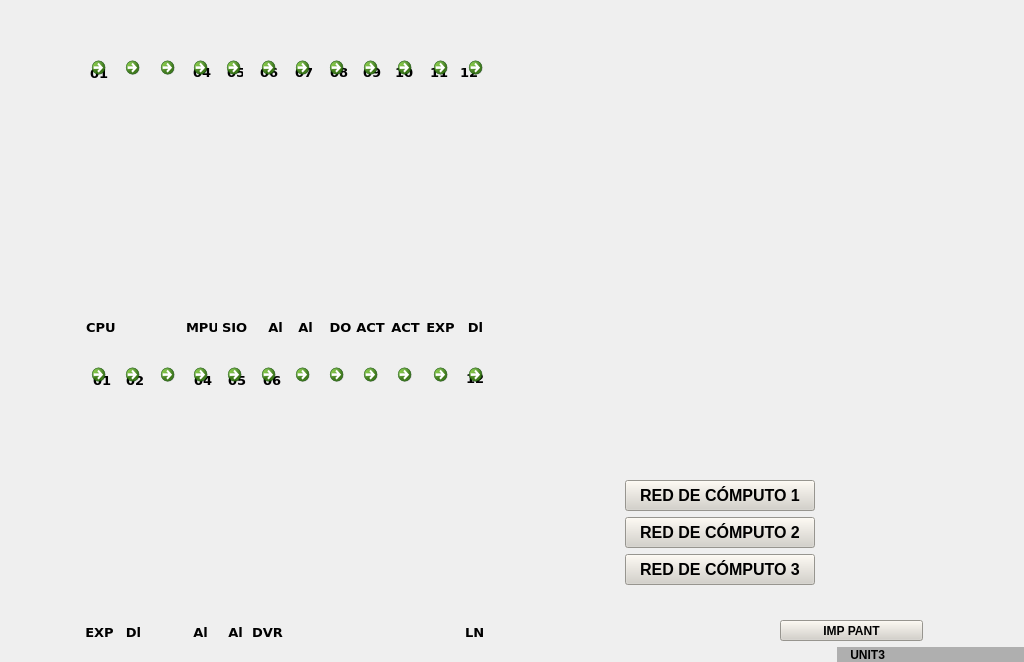
<?xml version="1.0" encoding="UTF-8"?>
<ui version="4.0">
 <class>D1</class>
 <widget class="QWidget" name="D1">
  <property name="geometry">
   <rect>
    <x>0</x>
    <y>0</y>
    <width>1024</width>
    <height>662</height>
   </rect>
  </property>
  <property name="windowTitle">
   <string>D1</string>
  </property>
  <property name="styleSheet">
   <string notr="true"/>
  </property>
  <widget class="QLabel" name="lbIMGFondo">
   <property name="geometry">
    <rect>
     <x>0</x>
     <y>0</y>
     <width>1024</width>
     <height>664</height>
    </rect>
   </property>
   <property name="text">
    <string/>
   </property>
   <property name="pixmap">
    <pixmap resource="../Resources.qrc">:/Resources/PNG/D1.png</pixmap>
   </property>
   <property name="scaledContents">
    <bool>true</bool>
   </property>
  </widget>
  <widget class="QLabel" name="lbInd_1">
   <property name="geometry">
    <rect>
     <x>90</x>
     <y>63</y>
     <width>21</width>
     <height>21</height>
    </rect>
   </property>
   <property name="font">
    <font>
     <family>Verdana</family>
     <pointsize>10</pointsize>
     <weight>75</weight>
     <bold>true</bold>
    </font>
   </property>
   <property name="styleSheet">
    <string notr="true">background-color: rgba(255, 255, 255, 0);</string>
   </property>
   <property name="text">
    <string>01</string>
   </property>
  </widget>
  <widget class="QLabel" name="lbInd_2">
   <property name="geometry">
    <rect>
     <x>193</x>
     <y>62</y>
     <width>21</width>
     <height>21</height>
    </rect>
   </property>
   <property name="font">
    <font>
     <family>Verdana</family>
     <pointsize>10</pointsize>
     <weight>75</weight>
     <bold>true</bold>
    </font>
   </property>
   <property name="styleSheet">
    <string notr="true">background-color: rgba(255, 255, 255, 0);</string>
   </property>
   <property name="text">
    <string>04</string>
   </property>
  </widget>
  <widget class="QLabel" name="lbInd_3">
   <property name="geometry">
    <rect>
     <x>227</x>
     <y>62</y>
     <width>16</width>
     <height>21</height>
    </rect>
   </property>
   <property name="font">
    <font>
     <family>Verdana</family>
     <pointsize>10</pointsize>
     <weight>75</weight>
     <bold>true</bold>
    </font>
   </property>
   <property name="styleSheet">
    <string notr="true">background-color: rgba(255, 255, 255, 0);</string>
   </property>
   <property name="text">
    <string>05</string>
   </property>
  </widget>
  <widget class="QLabel" name="lbInd_4">
   <property name="geometry">
    <rect>
     <x>260</x>
     <y>62</y>
     <width>21</width>
     <height>21</height>
    </rect>
   </property>
   <property name="font">
    <font>
     <family>Verdana</family>
     <pointsize>10</pointsize>
     <weight>75</weight>
     <bold>true</bold>
    </font>
   </property>
   <property name="styleSheet">
    <string notr="true">background-color: rgba(255, 255, 255, 0);</string>
   </property>
   <property name="text">
    <string>06</string>
   </property>
  </widget>
  <widget class="QLabel" name="lbInd_5">
   <property name="geometry">
    <rect>
     <x>295</x>
     <y>62</y>
     <width>21</width>
     <height>21</height>
    </rect>
   </property>
   <property name="font">
    <font>
     <family>Verdana</family>
     <pointsize>10</pointsize>
     <weight>75</weight>
     <bold>true</bold>
    </font>
   </property>
   <property name="styleSheet">
    <string notr="true">background-color: rgba(255, 255, 255, 0);</string>
   </property>
   <property name="text">
    <string>07</string>
   </property>
  </widget>
  <widget class="QLabel" name="lbInd_6">
   <property name="geometry">
    <rect>
     <x>330</x>
     <y>62</y>
     <width>21</width>
     <height>21</height>
    </rect>
   </property>
   <property name="font">
    <font>
     <family>Verdana</family>
     <pointsize>10</pointsize>
     <weight>75</weight>
     <bold>true</bold>
    </font>
   </property>
   <property name="styleSheet">
    <string notr="true">background-color: rgba(255, 255, 255, 0);</string>
   </property>
   <property name="text">
    <string>08</string>
   </property>
  </widget>
  <widget class="QLabel" name="lbInd_7">
   <property name="geometry">
    <rect>
     <x>363</x>
     <y>62</y>
     <width>21</width>
     <height>21</height>
    </rect>
   </property>
   <property name="font">
    <font>
     <family>Verdana</family>
     <pointsize>10</pointsize>
     <weight>75</weight>
     <bold>true</bold>
    </font>
   </property>
   <property name="styleSheet">
    <string notr="true">background-color: rgba(255, 255, 255, 0);</string>
   </property>
   <property name="text">
    <string>09</string>
   </property>
  </widget>
  <widget class="QLabel" name="lbInd_8">
   <property name="geometry">
    <rect>
     <x>395</x>
     <y>62</y>
     <width>21</width>
     <height>21</height>
    </rect>
   </property>
   <property name="font">
    <font>
     <family>Verdana</family>
     <pointsize>10</pointsize>
     <weight>75</weight>
     <bold>true</bold>
    </font>
   </property>
   <property name="styleSheet">
    <string notr="true">background-color: rgba(255, 255, 255, 0);</string>
   </property>
   <property name="text">
    <string>10</string>
   </property>
  </widget>
  <widget class="QLabel" name="lbInd_9">
   <property name="geometry">
    <rect>
     <x>430</x>
     <y>62</y>
     <width>21</width>
     <height>21</height>
    </rect>
   </property>
   <property name="font">
    <font>
     <family>Verdana</family>
     <pointsize>10</pointsize>
     <weight>75</weight>
     <bold>true</bold>
    </font>
   </property>
   <property name="styleSheet">
    <string notr="true">background-color: rgba(255, 255, 255, 0);</string>
   </property>
   <property name="text">
    <string>11</string>
   </property>
  </widget>
  <widget class="QLabel" name="lbInd_10">
   <property name="geometry">
    <rect>
     <x>460</x>
     <y>62</y>
     <width>21</width>
     <height>21</height>
    </rect>
   </property>
   <property name="font">
    <font>
     <family>Verdana</family>
     <pointsize>10</pointsize>
     <weight>75</weight>
     <bold>true</bold>
    </font>
   </property>
   <property name="styleSheet">
    <string notr="true">background-color: rgba(255, 255, 255, 0);</string>
   </property>
   <property name="text">
    <string>12</string>
   </property>
  </widget>
  <widget class="QLabel" name="lbInd_11">
   <property name="geometry">
    <rect>
     <x>86</x>
     <y>317</y>
     <width>31</width>
     <height>21</height>
    </rect>
   </property>
   <property name="font">
    <font>
     <family>Verdana</family>
     <pointsize>10</pointsize>
     <weight>75</weight>
     <bold>true</bold>
    </font>
   </property>
   <property name="styleSheet">
    <string notr="true">background-color: rgba(255, 255, 255, 0);</string>
   </property>
   <property name="text">
    <string>CPU</string>
   </property>
  </widget>
  <widget class="QLabel" name="lbInd_12">
   <property name="geometry">
    <rect>
     <x>186</x>
     <y>317</y>
     <width>31</width>
     <height>21</height>
    </rect>
   </property>
   <property name="font">
    <font>
     <family>Verdana</family>
     <pointsize>10</pointsize>
     <weight>75</weight>
     <bold>true</bold>
    </font>
   </property>
   <property name="styleSheet">
    <string notr="true">background-color: rgba(255, 255, 255, 0);</string>
   </property>
   <property name="text">
    <string>MPU</string>
   </property>
  </widget>
  <widget class="QLabel" name="lbInd_13">
   <property name="geometry">
    <rect>
     <x>222</x>
     <y>317</y>
     <width>31</width>
     <height>21</height>
    </rect>
   </property>
   <property name="font">
    <font>
     <family>Verdana</family>
     <pointsize>10</pointsize>
     <weight>75</weight>
     <bold>true</bold>
    </font>
   </property>
   <property name="styleSheet">
    <string notr="true">background-color: rgba(255, 255, 255, 0);</string>
   </property>
   <property name="text">
    <string>SIO</string>
   </property>
  </widget>
  <widget class="QLabel" name="lbInd_14">
   <property name="geometry">
    <rect>
     <x>260</x>
     <y>317</y>
     <width>31</width>
     <height>21</height>
    </rect>
   </property>
   <property name="font">
    <font>
     <family>Verdana</family>
     <pointsize>10</pointsize>
     <weight>75</weight>
     <bold>true</bold>
    </font>
   </property>
   <property name="styleSheet">
    <string notr="true">background-color: rgba(255, 255, 255, 0);</string>
   </property>
   <property name="text">
    <string>Al</string>
   </property>
   <property name="alignment">
    <set>Qt::AlignCenter</set>
   </property>
  </widget>
  <widget class="QLabel" name="lbInd_15">
   <property name="geometry">
    <rect>
     <x>290</x>
     <y>317</y>
     <width>31</width>
     <height>21</height>
    </rect>
   </property>
   <property name="font">
    <font>
     <family>Verdana</family>
     <pointsize>10</pointsize>
     <weight>75</weight>
     <bold>true</bold>
    </font>
   </property>
   <property name="styleSheet">
    <string notr="true">background-color: rgba(255, 255, 255, 0);</string>
   </property>
   <property name="text">
    <string>Al</string>
   </property>
   <property name="alignment">
    <set>Qt::AlignCenter</set>
   </property>
  </widget>
  <widget class="QLabel" name="lbInd_16">
   <property name="geometry">
    <rect>
     <x>325</x>
     <y>317</y>
     <width>31</width>
     <height>21</height>
    </rect>
   </property>
   <property name="font">
    <font>
     <family>Verdana</family>
     <pointsize>10</pointsize>
     <weight>75</weight>
     <bold>true</bold>
    </font>
   </property>
   <property name="styleSheet">
    <string notr="true">background-color: rgba(255, 255, 255, 0);</string>
   </property>
   <property name="text">
    <string>DO</string>
   </property>
   <property name="alignment">
    <set>Qt::AlignCenter</set>
   </property>
  </widget>
  <widget class="QLabel" name="lbInd_17">
   <property name="geometry">
    <rect>
     <x>355</x>
     <y>317</y>
     <width>31</width>
     <height>21</height>
    </rect>
   </property>
   <property name="font">
    <font>
     <family>Verdana</family>
     <pointsize>10</pointsize>
     <weight>75</weight>
     <bold>true</bold>
    </font>
   </property>
   <property name="styleSheet">
    <string notr="true">background-color: rgba(255, 255, 255, 0);</string>
   </property>
   <property name="text">
    <string>ACT</string>
   </property>
   <property name="alignment">
    <set>Qt::AlignCenter</set>
   </property>
  </widget>
  <widget class="QLabel" name="lbInd_18">
   <property name="geometry">
    <rect>
     <x>390</x>
     <y>317</y>
     <width>31</width>
     <height>21</height>
    </rect>
   </property>
   <property name="font">
    <font>
     <family>Verdana</family>
     <pointsize>10</pointsize>
     <weight>75</weight>
     <bold>true</bold>
    </font>
   </property>
   <property name="styleSheet">
    <string notr="true">background-color: rgba(255, 255, 255, 0);</string>
   </property>
   <property name="text">
    <string>ACT</string>
   </property>
   <property name="alignment">
    <set>Qt::AlignCenter</set>
   </property>
  </widget>
  <widget class="QLabel" name="lbInd_19">
   <property name="geometry">
    <rect>
     <x>425</x>
     <y>317</y>
     <width>31</width>
     <height>21</height>
    </rect>
   </property>
   <property name="font">
    <font>
     <family>Verdana</family>
     <pointsize>10</pointsize>
     <weight>75</weight>
     <bold>true</bold>
    </font>
   </property>
   <property name="styleSheet">
    <string notr="true">background-color: rgba(255, 255, 255, 0);</string>
   </property>
   <property name="text">
    <string>EXP</string>
   </property>
   <property name="alignment">
    <set>Qt::AlignCenter</set>
   </property>
  </widget>
  <widget class="QLabel" name="lbInd_20">
   <property name="geometry">
    <rect>
     <x>460</x>
     <y>317</y>
     <width>31</width>
     <height>21</height>
    </rect>
   </property>
   <property name="font">
    <font>
     <family>Verdana</family>
     <pointsize>10</pointsize>
     <weight>75</weight>
     <bold>true</bold>
    </font>
   </property>
   <property name="styleSheet">
    <string notr="true">background-color: rgba(255, 255, 255, 0);</string>
   </property>
   <property name="text">
    <string>Dl</string>
   </property>
   <property name="alignment">
    <set>Qt::AlignCenter</set>
   </property>
  </widget>
  <widget class="QLabel" name="lbInd_21">
   <property name="geometry">
    <rect>
     <x>93</x>
     <y>370</y>
     <width>31</width>
     <height>21</height>
    </rect>
   </property>
   <property name="font">
    <font>
     <family>Verdana</family>
     <pointsize>10</pointsize>
     <weight>75</weight>
     <bold>true</bold>
    </font>
   </property>
   <property name="styleSheet">
    <string notr="true">background-color: rgba(255, 255, 255, 0);</string>
   </property>
   <property name="text">
    <string>01</string>
   </property>
  </widget>
  <widget class="QLabel" name="lbInd_22">
   <property name="geometry">
    <rect>
     <x>126</x>
     <y>370</y>
     <width>31</width>
     <height>21</height>
    </rect>
   </property>
   <property name="font">
    <font>
     <family>Verdana</family>
     <pointsize>10</pointsize>
     <weight>75</weight>
     <bold>true</bold>
    </font>
   </property>
   <property name="styleSheet">
    <string notr="true">background-color: rgba(255, 255, 255, 0);</string>
   </property>
   <property name="text">
    <string>02</string>
   </property>
  </widget>
  <widget class="QLabel" name="lbInd_23">
   <property name="geometry">
    <rect>
     <x>194</x>
     <y>370</y>
     <width>31</width>
     <height>21</height>
    </rect>
   </property>
   <property name="font">
    <font>
     <family>Verdana</family>
     <pointsize>10</pointsize>
     <weight>75</weight>
     <bold>true</bold>
    </font>
   </property>
   <property name="styleSheet">
    <string notr="true">background-color: rgba(255, 255, 255, 0);</string>
   </property>
   <property name="text">
    <string>04</string>
   </property>
  </widget>
  <widget class="QLabel" name="lbInd_24">
   <property name="geometry">
    <rect>
     <x>228</x>
     <y>370</y>
     <width>31</width>
     <height>20</height>
    </rect>
   </property>
   <property name="font">
    <font>
     <family>Verdana</family>
     <pointsize>10</pointsize>
     <weight>75</weight>
     <bold>true</bold>
    </font>
   </property>
   <property name="styleSheet">
    <string notr="true">background-color: rgba(255, 255, 255, 0);</string>
   </property>
   <property name="text">
    <string>05</string>
   </property>
  </widget>
  <widget class="QLabel" name="lbInd_25">
   <property name="geometry">
    <rect>
     <x>263</x>
     <y>370</y>
     <width>31</width>
     <height>20</height>
    </rect>
   </property>
   <property name="font">
    <font>
     <family>Verdana</family>
     <pointsize>10</pointsize>
     <weight>75</weight>
     <bold>true</bold>
    </font>
   </property>
   <property name="styleSheet">
    <string notr="true">background-color: rgba(255, 255, 255, 0);</string>
   </property>
   <property name="text">
    <string>06</string>
   </property>
  </widget>
  <widget class="QLabel" name="lbInd_26">
   <property name="geometry">
    <rect>
     <x>466</x>
     <y>368</y>
     <width>31</width>
     <height>20</height>
    </rect>
   </property>
   <property name="font">
    <font>
     <family>Verdana</family>
     <pointsize>10</pointsize>
     <weight>75</weight>
     <bold>true</bold>
    </font>
   </property>
   <property name="styleSheet">
    <string notr="true">background-color: rgba(255, 255, 255, 0);</string>
   </property>
   <property name="text">
    <string>12</string>
   </property>
  </widget>
  <widget class="QLabel" name="lbInd_27">
   <property name="geometry">
    <rect>
     <x>84</x>
     <y>622</y>
     <width>31</width>
     <height>20</height>
    </rect>
   </property>
   <property name="font">
    <font>
     <family>Verdana</family>
     <pointsize>10</pointsize>
     <weight>75</weight>
     <bold>true</bold>
    </font>
   </property>
   <property name="styleSheet">
    <string notr="true">background-color: rgba(255, 255, 255, 0);</string>
   </property>
   <property name="text">
    <string>EXP</string>
   </property>
   <property name="alignment">
    <set>Qt::AlignCenter</set>
   </property>
  </widget>
  <widget class="QLabel" name="lbInd_28">
   <property name="geometry">
    <rect>
     <x>118</x>
     <y>622</y>
     <width>31</width>
     <height>20</height>
    </rect>
   </property>
   <property name="font">
    <font>
     <family>Verdana</family>
     <pointsize>10</pointsize>
     <weight>75</weight>
     <bold>true</bold>
    </font>
   </property>
   <property name="styleSheet">
    <string notr="true">background-color: rgba(255, 255, 255, 0);</string>
   </property>
   <property name="text">
    <string>Dl</string>
   </property>
   <property name="alignment">
    <set>Qt::AlignCenter</set>
   </property>
  </widget>
  <widget class="QLabel" name="lbInd_29">
   <property name="geometry">
    <rect>
     <x>185</x>
     <y>622</y>
     <width>31</width>
     <height>20</height>
    </rect>
   </property>
   <property name="font">
    <font>
     <family>Verdana</family>
     <pointsize>10</pointsize>
     <weight>75</weight>
     <bold>true</bold>
    </font>
   </property>
   <property name="styleSheet">
    <string notr="true">background-color: rgba(255, 255, 255, 0);</string>
   </property>
   <property name="text">
    <string>Al</string>
   </property>
   <property name="alignment">
    <set>Qt::AlignCenter</set>
   </property>
  </widget>
  <widget class="QLabel" name="lbInd_30">
   <property name="geometry">
    <rect>
     <x>220</x>
     <y>622</y>
     <width>31</width>
     <height>20</height>
    </rect>
   </property>
   <property name="font">
    <font>
     <family>Verdana</family>
     <pointsize>10</pointsize>
     <weight>75</weight>
     <bold>true</bold>
    </font>
   </property>
   <property name="styleSheet">
    <string notr="true">background-color: rgba(255, 255, 255, 0);</string>
   </property>
   <property name="text">
    <string>Al</string>
   </property>
   <property name="alignment">
    <set>Qt::AlignCenter</set>
   </property>
  </widget>
  <widget class="QLabel" name="lbInd_31">
   <property name="geometry">
    <rect>
     <x>252</x>
     <y>622</y>
     <width>31</width>
     <height>20</height>
    </rect>
   </property>
   <property name="font">
    <font>
     <family>Verdana</family>
     <pointsize>10</pointsize>
     <weight>75</weight>
     <bold>true</bold>
    </font>
   </property>
   <property name="styleSheet">
    <string notr="true">background-color: rgba(255, 255, 255, 0);</string>
   </property>
   <property name="text">
    <string>DVR</string>
   </property>
   <property name="alignment">
    <set>Qt::AlignCenter</set>
   </property>
  </widget>
  <widget class="QLabel" name="lbInd_32">
   <property name="geometry">
    <rect>
     <x>465</x>
     <y>622</y>
     <width>31</width>
     <height>20</height>
    </rect>
   </property>
   <property name="font">
    <font>
     <family>Verdana</family>
     <pointsize>10</pointsize>
     <weight>75</weight>
     <bold>true</bold>
    </font>
   </property>
   <property name="styleSheet">
    <string notr="true">background-color: rgba(255, 255, 255, 0);</string>
   </property>
   <property name="text">
    <string>LN</string>
   </property>
  </widget>
  <widget class="AWMultiObject" name="WCuadrado_1">
   <property name="geometry">
    <rect>
     <x>92</x>
     <y>490</y>
     <width>25</width>
     <height>25</height>
    </rect>
   </property>
   <property name="id">
    <string>p_Fix32_THISNODE_SDNGEN033_F_CV</string>
   </property>
   <property name="ElementType">
    <enum>AWMultiObject::SQUARE</enum>
   </property>
   <property name="OnColor">
    <enum>AWMultiObject::Grey</enum>
   </property>
   <property name="OffColor">
    <enum>AWMultiObject::Green</enum>
   </property>
  </widget>
  <widget class="AWMultiObject" name="WCuadrado_2">
   <property name="geometry">
    <rect>
     <x>190</x>
     <y>490</y>
     <width>25</width>
     <height>25</height>
    </rect>
   </property>
   <property name="id">
    <string>p_Fix32_THISNODE_SDNGEN031_F_CV</string>
   </property>
   <property name="ElementType">
    <enum>AWMultiObject::SQUARE</enum>
   </property>
   <property name="OnColor">
    <enum>AWMultiObject::Grey</enum>
   </property>
   <property name="OffColor">
    <enum>AWMultiObject::Green</enum>
   </property>
  </widget>
  <widget class="AWMultiObject" name="WCuadrado_3">
   <property name="geometry">
    <rect>
     <x>225</x>
     <y>490</y>
     <width>25</width>
     <height>25</height>
    </rect>
   </property>
   <property name="id">
    <string>p_Fix32_THISNODE_SDNGEN031_F_CV</string>
   </property>
   <property name="ElementType">
    <enum>AWMultiObject::SQUARE</enum>
   </property>
   <property name="OnColor">
    <enum>AWMultiObject::Grey</enum>
   </property>
   <property name="OffColor">
    <enum>AWMultiObject::Green</enum>
   </property>
  </widget>
  <widget class="AWMultiObject" name="WCuadrado_4">
   <property name="geometry">
    <rect>
     <x>260</x>
     <y>490</y>
     <width>25</width>
     <height>25</height>
    </rect>
   </property>
   <property name="id">
    <string>p_Fix32_THISNODE_SDNGEN034_F_CV</string>
   </property>
   <property name="ElementType">
    <enum>AWMultiObject::SQUARE</enum>
   </property>
   <property name="OnColor">
    <enum>AWMultiObject::Grey</enum>
   </property>
   <property name="OffColor">
    <enum>AWMultiObject::Green</enum>
   </property>
  </widget>
  <widget class="AWMultiObject" name="WCuadrado_5">
   <property name="geometry">
    <rect>
     <x>190</x>
     <y>193</y>
     <width>25</width>
     <height>25</height>
    </rect>
   </property>
   <property name="id">
    <string>p_Fix32_THISNODE_SDNGEN030_F_CV</string>
   </property>
   <property name="ElementType">
    <enum>AWMultiObject::SQUARE</enum>
   </property>
   <property name="OnColor">
    <enum>AWMultiObject::Grey</enum>
   </property>
   <property name="OffColor">
    <enum>AWMultiObject::Green</enum>
   </property>
  </widget>
  <widget class="AWMultiObject" name="WCuadrado_7">
   <property name="geometry">
    <rect>
     <x>225</x>
     <y>193</y>
     <width>25</width>
     <height>25</height>
    </rect>
   </property>
   <property name="id">
    <string/>
   </property>
   <property name="ElementType">
    <enum>AWMultiObject::SQUARE</enum>
   </property>
   <property name="OnColor">
    <enum>AWMultiObject::Grey</enum>
   </property>
   <property name="OffColor">
    <enum>AWMultiObject::Green</enum>
   </property>
  </widget>
  <widget class="AWMultiObject" name="WCuadrado_8">
   <property name="geometry">
    <rect>
     <x>259</x>
     <y>193</y>
     <width>25</width>
     <height>25</height>
    </rect>
   </property>
   <property name="id">
    <string>p_Fix32_THISNODE_SDNGEN031_F_CV</string>
   </property>
   <property name="ElementType">
    <enum>AWMultiObject::SQUARE</enum>
   </property>
   <property name="OnColor">
    <enum>AWMultiObject::Grey</enum>
   </property>
   <property name="OffColor">
    <enum>AWMultiObject::Green</enum>
   </property>
  </widget>
  <widget class="AWMultiObject" name="WCuadrado_9">
   <property name="geometry">
    <rect>
     <x>294</x>
     <y>193</y>
     <width>25</width>
     <height>25</height>
    </rect>
   </property>
   <property name="id">
    <string>p_Fix32_THISNODE_SDNGEN032_F_CV</string>
   </property>
   <property name="ElementType">
    <enum>AWMultiObject::SQUARE</enum>
   </property>
   <property name="OnColor">
    <enum>AWMultiObject::Grey</enum>
   </property>
   <property name="OffColor">
    <enum>AWMultiObject::Green</enum>
   </property>
  </widget>
  <widget class="AWMultiObject" name="WCuadrado_10">
   <property name="geometry">
    <rect>
     <x>327</x>
     <y>193</y>
     <width>25</width>
     <height>25</height>
    </rect>
   </property>
   <property name="id">
    <string>p_Fix32_THISNODE_SDNGEN033_F_CV</string>
   </property>
   <property name="ElementType">
    <enum>AWMultiObject::SQUARE</enum>
   </property>
   <property name="OnColor">
    <enum>AWMultiObject::Grey</enum>
   </property>
   <property name="OffColor">
    <enum>AWMultiObject::Green</enum>
   </property>
  </widget>
  <widget class="AWMultiObject" name="WCuadrado_11">
   <property name="geometry">
    <rect>
     <x>363</x>
     <y>193</y>
     <width>25</width>
     <height>25</height>
    </rect>
   </property>
   <property name="id">
    <string>p_Fix32_THISNODE_SDNGEN034_F_CV </string>
   </property>
   <property name="ElementType">
    <enum>AWMultiObject::SQUARE</enum>
   </property>
   <property name="OnColor">
    <enum>AWMultiObject::Grey</enum>
   </property>
   <property name="OffColor">
    <enum>AWMultiObject::Green</enum>
   </property>
  </widget>
  <widget class="AWMultiObject" name="WCuadrado_12">
   <property name="geometry">
    <rect>
     <x>397</x>
     <y>193</y>
     <width>25</width>
     <height>25</height>
    </rect>
   </property>
   <property name="id">
    <string>p_Fix32_THISNODE_SDNGEN035_F_CV</string>
   </property>
   <property name="ElementType">
    <enum>AWMultiObject::SQUARE</enum>
   </property>
   <property name="OnColor">
    <enum>AWMultiObject::Grey</enum>
   </property>
   <property name="OffColor">
    <enum>AWMultiObject::Green</enum>
   </property>
  </widget>
  <widget class="AWMultiObject" name="WCuadrado_13">
   <property name="geometry">
    <rect>
     <x>464</x>
     <y>193</y>
     <width>25</width>
     <height>25</height>
    </rect>
   </property>
   <property name="id">
    <string>p_Fix32_THISNODE_SDNGEN036_F_CV</string>
   </property>
   <property name="ElementType">
    <enum>AWMultiObject::SQUARE</enum>
   </property>
   <property name="OnColor">
    <enum>AWMultiObject::Grey</enum>
   </property>
   <property name="OffColor">
    <enum>AWMultiObject::Green</enum>
   </property>
  </widget>
  <widget class="AWMultiObject" name="WCuadrado_14">
   <property name="geometry">
    <rect>
     <x>460</x>
     <y>400</y>
     <width>25</width>
     <height>25</height>
    </rect>
   </property>
   <property name="ElementType">
    <enum>AWMultiObject::SQUARE</enum>
   </property>
   <property name="OnColor">
    <enum>AWMultiObject::Grey</enum>
   </property>
   <property name="OffColor">
    <enum>AWMultiObject::Blue</enum>
   </property>
  </widget>
  <widget class="AWMultiObject" name="WCuadrado_15">
   <property name="geometry">
    <rect>
     <x>460</x>
     <y>421</y>
     <width>25</width>
     <height>25</height>
    </rect>
   </property>
   <property name="ElementType">
    <enum>AWMultiObject::SQUARE</enum>
   </property>
   <property name="OnColor">
    <enum>AWMultiObject::Grey</enum>
   </property>
   <property name="OffColor">
    <enum>AWMultiObject::Blue</enum>
   </property>
  </widget>
  <widget class="AWMultiObject" name="WCuadrado_16">
   <property name="geometry">
    <rect>
     <x>460</x>
     <y>444</y>
     <width>25</width>
     <height>25</height>
    </rect>
   </property>
   <property name="ElementType">
    <enum>AWMultiObject::SQUARE</enum>
   </property>
   <property name="OnColor">
    <enum>AWMultiObject::Grey</enum>
   </property>
   <property name="OffColor">
    <enum>AWMultiObject::Blue</enum>
   </property>
  </widget>
  <widget class="AWMultiObject" name="WCuadrado_17">
   <property name="geometry">
    <rect>
     <x>460</x>
     <y>470</y>
     <width>25</width>
     <height>25</height>
    </rect>
   </property>
   <property name="ElementType">
    <enum>AWMultiObject::SQUARE</enum>
   </property>
   <property name="OnColor">
    <enum>AWMultiObject::Grey</enum>
   </property>
   <property name="OffColor">
    <enum>AWMultiObject::Blue</enum>
   </property>
  </widget>
  <widget class="AWMultiObject" name="WCuadrado_18">
   <property name="geometry">
    <rect>
     <x>460</x>
     <y>496</y>
     <width>25</width>
     <height>25</height>
    </rect>
   </property>
   <property name="id">
    <string>p_Fix32_THISNODE_SDNGEN039_F_CV</string>
   </property>
   <property name="ElementType">
    <enum>AWMultiObject::SQUARE</enum>
   </property>
   <property name="OnColor">
    <enum>AWMultiObject::Grey</enum>
   </property>
   <property name="OffColor">
    <enum>AWMultiObject::Green</enum>
   </property>
  </widget>
  <widget class="QPushButton" name="btnRed_1">
   <property name="geometry">
    <rect>
     <x>625</x>
     <y>480</y>
     <width>190</width>
     <height>31</height>
    </rect>
   </property>
   <property name="font">
    <font>
     <pointsize>12</pointsize>
     <weight>75</weight>
     <bold>true</bold>
    </font>
   </property>
   <property name="styleSheet">
    <string notr="true">background-color: rgb(212, 208, 200);</string>
   </property>
   <property name="text">
    <string>RED DE CÓMPUTO 1</string>
   </property>
  </widget>
  <widget class="QPushButton" name="btnRed_2">
   <property name="geometry">
    <rect>
     <x>625</x>
     <y>517</y>
     <width>190</width>
     <height>31</height>
    </rect>
   </property>
   <property name="font">
    <font>
     <pointsize>12</pointsize>
     <weight>75</weight>
     <bold>true</bold>
    </font>
   </property>
   <property name="styleSheet">
    <string notr="true">background-color: rgb(212, 208, 200);</string>
   </property>
   <property name="text">
    <string>RED DE CÓMPUTO 2</string>
   </property>
  </widget>
  <widget class="QPushButton" name="btnRed_3">
   <property name="geometry">
    <rect>
     <x>625</x>
     <y>554</y>
     <width>190</width>
     <height>31</height>
    </rect>
   </property>
   <property name="font">
    <font>
     <pointsize>12</pointsize>
     <weight>75</weight>
     <bold>true</bold>
    </font>
   </property>
   <property name="styleSheet">
    <string notr="true">background-color: rgb(212, 208, 200);</string>
   </property>
   <property name="text">
    <string>RED DE CÓMPUTO 3</string>
   </property>
  </widget>
  <widget class="QPushButton" name="btnImprimir">
   <property name="geometry">
    <rect>
     <x>780</x>
     <y>620</y>
     <width>143</width>
     <height>21</height>
    </rect>
   </property>
   <property name="font">
    <font>
     <weight>75</weight>
     <bold>true</bold>
    </font>
   </property>
   <property name="styleSheet">
    <string notr="true">background-color: rgb(212, 208, 200);</string>
   </property>
   <property name="text">
    <string>IMP PANT</string>
   </property>
  </widget>
  <widget class="QLabel" name="lbUnit3">
   <property name="geometry">
    <rect>
     <x>837</x>
     <y>647</y>
     <width>190</width>
     <height>15</height>
    </rect>
   </property>
   <property name="font">
    <font>
     <weight>75</weight>
     <bold>true</bold>
    </font>
   </property>
   <property name="styleSheet">
    <string notr="true">background-color: rgb(175, 175, 175);</string>
   </property>
   <property name="text">
    <string>    UNIT3</string>
   </property>
  </widget>
  <widget class="QCommandLinkButton" name="btind1">
   <property name="geometry">
    <rect>
     <x>84</x>
     <y>50</y>
     <width>36</width>
     <height>301</height>
    </rect>
   </property>
   <property name="text">
    <string/>
   </property>
   <property name="icon">
    <iconset resource="../Resources.qrc">
     <normaloff>:/Resources/PNG/Extras/transparente.svg</normaloff>:/Resources/PNG/Extras/transparente.svg</iconset>
   </property>
  </widget>
  <widget class="QCommandLinkButton" name="btind2">
   <property name="geometry">
    <rect>
     <x>118</x>
     <y>50</y>
     <width>36</width>
     <height>301</height>
    </rect>
   </property>
   <property name="text">
    <string/>
   </property>
   <property name="icon">
    <iconset resource="../Resources.qrc">
     <normaloff>:/Resources/PNG/Extras/transparente.svg</normaloff>:/Resources/PNG/Extras/transparente.svg</iconset>
   </property>
  </widget>
  <widget class="QCommandLinkButton" name="btind4">
   <property name="geometry">
    <rect>
     <x>186</x>
     <y>50</y>
     <width>36</width>
     <height>301</height>
    </rect>
   </property>
   <property name="text">
    <string/>
   </property>
   <property name="icon">
    <iconset resource="../Resources.qrc">
     <normaloff>:/Resources/PNG/Extras/transparente.svg</normaloff>:/Resources/PNG/Extras/transparente.svg</iconset>
   </property>
  </widget>
  <widget class="QCommandLinkButton" name="btind3">
   <property name="geometry">
    <rect>
     <x>153</x>
     <y>50</y>
     <width>36</width>
     <height>301</height>
    </rect>
   </property>
   <property name="text">
    <string/>
   </property>
   <property name="icon">
    <iconset resource="../Resources.qrc">
     <normaloff>:/Resources/PNG/Extras/transparente.svg</normaloff>:/Resources/PNG/Extras/transparente.svg</iconset>
   </property>
  </widget>
  <widget class="QCommandLinkButton" name="btind8">
   <property name="geometry">
    <rect>
     <x>322</x>
     <y>50</y>
     <width>36</width>
     <height>301</height>
    </rect>
   </property>
   <property name="text">
    <string/>
   </property>
   <property name="icon">
    <iconset resource="../Resources.qrc">
     <normaloff>:/Resources/PNG/Extras/transparente.svg</normaloff>:/Resources/PNG/Extras/transparente.svg</iconset>
   </property>
  </widget>
  <widget class="QCommandLinkButton" name="btind5">
   <property name="geometry">
    <rect>
     <x>219</x>
     <y>50</y>
     <width>36</width>
     <height>301</height>
    </rect>
   </property>
   <property name="text">
    <string/>
   </property>
   <property name="icon">
    <iconset resource="../Resources.qrc">
     <normaloff>:/Resources/PNG/Extras/transparente.svg</normaloff>:/Resources/PNG/Extras/transparente.svg</iconset>
   </property>
  </widget>
  <widget class="QCommandLinkButton" name="btind7">
   <property name="geometry">
    <rect>
     <x>288</x>
     <y>50</y>
     <width>36</width>
     <height>301</height>
    </rect>
   </property>
   <property name="text">
    <string/>
   </property>
   <property name="icon">
    <iconset resource="../Resources.qrc">
     <normaloff>:/Resources/PNG/Extras/transparente.svg</normaloff>:/Resources/PNG/Extras/transparente.svg</iconset>
   </property>
  </widget>
  <widget class="QCommandLinkButton" name="btind6">
   <property name="geometry">
    <rect>
     <x>254</x>
     <y>50</y>
     <width>36</width>
     <height>301</height>
    </rect>
   </property>
   <property name="text">
    <string/>
   </property>
   <property name="icon">
    <iconset resource="../Resources.qrc">
     <normaloff>:/Resources/PNG/Extras/transparente.svg</normaloff>:/Resources/PNG/Extras/transparente.svg</iconset>
   </property>
  </widget>
  <widget class="QCommandLinkButton" name="btnind12">
   <property name="geometry">
    <rect>
     <x>461</x>
     <y>50</y>
     <width>36</width>
     <height>301</height>
    </rect>
   </property>
   <property name="text">
    <string/>
   </property>
   <property name="icon">
    <iconset resource="../Resources.qrc">
     <normaloff>:/Resources/PNG/Extras/transparente.svg</normaloff>:/Resources/PNG/Extras/transparente.svg</iconset>
   </property>
  </widget>
  <widget class="QCommandLinkButton" name="btnind9">
   <property name="geometry">
    <rect>
     <x>356</x>
     <y>50</y>
     <width>36</width>
     <height>301</height>
    </rect>
   </property>
   <property name="text">
    <string/>
   </property>
   <property name="icon">
    <iconset resource="../Resources.qrc">
     <normaloff>:/Resources/PNG/Extras/transparente.svg</normaloff>:/Resources/PNG/Extras/transparente.svg</iconset>
   </property>
  </widget>
  <widget class="QCommandLinkButton" name="btind11">
   <property name="geometry">
    <rect>
     <x>426</x>
     <y>50</y>
     <width>36</width>
     <height>301</height>
    </rect>
   </property>
   <property name="text">
    <string/>
   </property>
   <property name="icon">
    <iconset resource="../Resources.qrc">
     <normaloff>:/Resources/PNG/Extras/transparente.svg</normaloff>:/Resources/PNG/Extras/transparente.svg</iconset>
   </property>
  </widget>
  <widget class="QCommandLinkButton" name="btnind10">
   <property name="geometry">
    <rect>
     <x>390</x>
     <y>50</y>
     <width>36</width>
     <height>301</height>
    </rect>
   </property>
   <property name="text">
    <string/>
   </property>
   <property name="icon">
    <iconset resource="../Resources.qrc">
     <normaloff>:/Resources/PNG/Extras/transparente.svg</normaloff>:/Resources/PNG/Extras/transparente.svg</iconset>
   </property>
  </widget>
  <widget class="QCommandLinkButton" name="btnind23">
   <property name="geometry">
    <rect>
     <x>461</x>
     <y>357</y>
     <width>36</width>
     <height>301</height>
    </rect>
   </property>
   <property name="text">
    <string/>
   </property>
   <property name="icon">
    <iconset resource="../Resources.qrc">
     <normaloff>:/Resources/PNG/Extras/transparente.svg</normaloff>:/Resources/PNG/Extras/transparente.svg</iconset>
   </property>
  </widget>
  <widget class="QCommandLinkButton" name="btnind14">
   <property name="geometry">
    <rect>
     <x>118</x>
     <y>357</y>
     <width>36</width>
     <height>301</height>
    </rect>
   </property>
   <property name="text">
    <string/>
   </property>
   <property name="icon">
    <iconset resource="../Resources.qrc">
     <normaloff>:/Resources/PNG/Extras/transparente.svg</normaloff>:/Resources/PNG/Extras/transparente.svg</iconset>
   </property>
  </widget>
  <widget class="QCommandLinkButton" name="btnind13">
   <property name="geometry">
    <rect>
     <x>84</x>
     <y>357</y>
     <width>36</width>
     <height>301</height>
    </rect>
   </property>
   <property name="text">
    <string/>
   </property>
   <property name="icon">
    <iconset resource="../Resources.qrc">
     <normaloff>:/Resources/PNG/Extras/transparente.svg</normaloff>:/Resources/PNG/Extras/transparente.svg</iconset>
   </property>
  </widget>
  <widget class="QCommandLinkButton" name="btnind17">
   <property name="geometry">
    <rect>
     <x>220</x>
     <y>357</y>
     <width>36</width>
     <height>301</height>
    </rect>
   </property>
   <property name="text">
    <string/>
   </property>
   <property name="icon">
    <iconset resource="../Resources.qrc">
     <normaloff>:/Resources/PNG/Extras/transparente.svg</normaloff>:/Resources/PNG/Extras/transparente.svg</iconset>
   </property>
  </widget>
  <widget class="QCommandLinkButton" name="btnind22">
   <property name="geometry">
    <rect>
     <x>426</x>
     <y>357</y>
     <width>36</width>
     <height>301</height>
    </rect>
   </property>
   <property name="text">
    <string/>
   </property>
   <property name="icon">
    <iconset resource="../Resources.qrc">
     <normaloff>:/Resources/PNG/Extras/transparente.svg</normaloff>:/Resources/PNG/Extras/transparente.svg</iconset>
   </property>
  </widget>
  <widget class="QCommandLinkButton" name="btnind18_2">
   <property name="geometry">
    <rect>
     <x>288</x>
     <y>357</y>
     <width>36</width>
     <height>301</height>
    </rect>
   </property>
   <property name="text">
    <string/>
   </property>
   <property name="icon">
    <iconset resource="../Resources.qrc">
     <normaloff>:/Resources/PNG/Extras/transparente.svg</normaloff>:/Resources/PNG/Extras/transparente.svg</iconset>
   </property>
  </widget>
  <widget class="QCommandLinkButton" name="btnind19">
   <property name="geometry">
    <rect>
     <x>322</x>
     <y>357</y>
     <width>36</width>
     <height>301</height>
    </rect>
   </property>
   <property name="text">
    <string/>
   </property>
   <property name="icon">
    <iconset resource="../Resources.qrc">
     <normaloff>:/Resources/PNG/Extras/transparente.svg</normaloff>:/Resources/PNG/Extras/transparente.svg</iconset>
   </property>
  </widget>
  <widget class="QCommandLinkButton" name="btnind20">
   <property name="geometry">
    <rect>
     <x>356</x>
     <y>357</y>
     <width>36</width>
     <height>301</height>
    </rect>
   </property>
   <property name="text">
    <string/>
   </property>
   <property name="icon">
    <iconset resource="../Resources.qrc">
     <normaloff>:/Resources/PNG/Extras/transparente.svg</normaloff>:/Resources/PNG/Extras/transparente.svg</iconset>
   </property>
  </widget>
  <widget class="QCommandLinkButton" name="btnind15">
   <property name="geometry">
    <rect>
     <x>153</x>
     <y>357</y>
     <width>36</width>
     <height>301</height>
    </rect>
   </property>
   <property name="text">
    <string/>
   </property>
   <property name="icon">
    <iconset resource="../Resources.qrc">
     <normaloff>:/Resources/PNG/Extras/transparente.svg</normaloff>:/Resources/PNG/Extras/transparente.svg</iconset>
   </property>
  </widget>
  <widget class="QCommandLinkButton" name="btnind16">
   <property name="geometry">
    <rect>
     <x>186</x>
     <y>357</y>
     <width>36</width>
     <height>301</height>
    </rect>
   </property>
   <property name="text">
    <string/>
   </property>
   <property name="icon">
    <iconset resource="../Resources.qrc">
     <normaloff>:/Resources/PNG/Extras/transparente.svg</normaloff>:/Resources/PNG/Extras/transparente.svg</iconset>
   </property>
  </widget>
  <widget class="QCommandLinkButton" name="btnind18">
   <property name="geometry">
    <rect>
     <x>254</x>
     <y>357</y>
     <width>36</width>
     <height>301</height>
    </rect>
   </property>
   <property name="text">
    <string/>
   </property>
   <property name="icon">
    <iconset resource="../Resources.qrc">
     <normaloff>:/Resources/PNG/Extras/transparente.svg</normaloff>:/Resources/PNG/Extras/transparente.svg</iconset>
   </property>
  </widget>
  <widget class="QCommandLinkButton" name="btnind21">
   <property name="geometry">
    <rect>
     <x>390</x>
     <y>357</y>
     <width>36</width>
     <height>301</height>
    </rect>
   </property>
   <property name="text">
    <string/>
   </property>
   <property name="icon">
    <iconset resource="../Resources.qrc">
     <normaloff>:/Resources/PNG/Extras/transparente.svg</normaloff>:/Resources/PNG/Extras/transparente.svg</iconset>
   </property>
  </widget>
  <zorder>lbIMGFondo</zorder>
  <zorder>lbInd_1</zorder>
  <zorder>lbInd_2</zorder>
  <zorder>lbInd_3</zorder>
  <zorder>lbInd_4</zorder>
  <zorder>lbInd_5</zorder>
  <zorder>lbInd_6</zorder>
  <zorder>lbInd_7</zorder>
  <zorder>lbInd_8</zorder>
  <zorder>lbInd_9</zorder>
  <zorder>lbInd_10</zorder>
  <zorder>lbInd_11</zorder>
  <zorder>lbInd_12</zorder>
  <zorder>lbInd_13</zorder>
  <zorder>lbInd_14</zorder>
  <zorder>lbInd_15</zorder>
  <zorder>lbInd_16</zorder>
  <zorder>lbInd_17</zorder>
  <zorder>lbInd_18</zorder>
  <zorder>lbInd_19</zorder>
  <zorder>lbInd_20</zorder>
  <zorder>lbInd_21</zorder>
  <zorder>lbInd_22</zorder>
  <zorder>lbInd_23</zorder>
  <zorder>lbInd_24</zorder>
  <zorder>lbInd_25</zorder>
  <zorder>lbInd_26</zorder>
  <zorder>lbInd_27</zorder>
  <zorder>lbInd_28</zorder>
  <zorder>lbInd_29</zorder>
  <zorder>lbInd_30</zorder>
  <zorder>lbInd_31</zorder>
  <zorder>lbInd_32</zorder>
  <zorder>WCuadrado_1</zorder>
  <zorder>WCuadrado_2</zorder>
  <zorder>WCuadrado_3</zorder>
  <zorder>WCuadrado_4</zorder>
  <zorder>WCuadrado_5</zorder>
  <zorder>WCuadrado_7</zorder>
  <zorder>WCuadrado_8</zorder>
  <zorder>WCuadrado_9</zorder>
  <zorder>WCuadrado_10</zorder>
  <zorder>WCuadrado_11</zorder>
  <zorder>WCuadrado_12</zorder>
  <zorder>WCuadrado_13</zorder>
  <zorder>WCuadrado_14</zorder>
  <zorder>WCuadrado_15</zorder>
  <zorder>WCuadrado_16</zorder>
  <zorder>WCuadrado_17</zorder>
  <zorder>WCuadrado_18</zorder>
  <zorder>btnRed_1</zorder>
  <zorder>btnRed_2</zorder>
  <zorder>btnRed_3</zorder>
  <zorder>btnImprimir</zorder>
  <zorder>lbUnit3</zorder>
  <zorder>btnind9</zorder>
  <zorder>btnind20</zorder>
  <zorder>btnind18_2</zorder>
  <zorder>btnind13</zorder>
  <zorder>btnind23</zorder>
  <zorder>btind6</zorder>
  <zorder>btind8</zorder>
  <zorder>btnind16</zorder>
  <zorder>btnind15</zorder>
  <zorder>btnind10</zorder>
  <zorder>btnind21</zorder>
  <zorder>btnind19</zorder>
  <zorder>btind1</zorder>
  <zorder>btind4</zorder>
  <zorder>btnind18</zorder>
  <zorder>btnind14</zorder>
  <zorder>btind2</zorder>
  <zorder>btind11</zorder>
  <zorder>btind7</zorder>
  <zorder>btind3</zorder>
  <zorder>btnind22</zorder>
  <zorder>btnind12</zorder>
  <zorder>btnind17</zorder>
  <zorder>btind5</zorder>
 </widget>
 <layoutdefault spacing="6" margin="11"/>
 <customwidgets>
  <customwidget>
   <class>AWMultiObject</class>
   <extends></extends>
   <header>awmultiobject.h</header>
  </customwidget>
 </customwidgets>
 <resources>
  <include location="../Resources.qrc"/>
 </resources>
 <connections/>
</ui>
